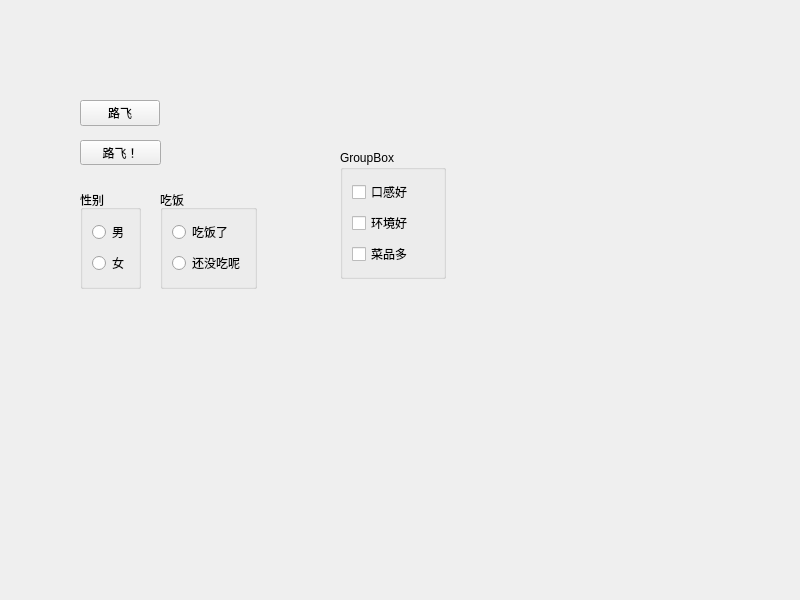
<?xml version="1.0" encoding="UTF-8"?>
<ui version="4.0">
 <class>Widget</class>
 <widget class="QWidget" name="Widget">
  <property name="geometry">
   <rect>
    <x>0</x>
    <y>0</y>
    <width>800</width>
    <height>600</height>
   </rect>
  </property>
  <property name="windowTitle">
   <string>Widget</string>
  </property>
  <widget class="QPushButton" name="pushButton">
   <property name="geometry">
    <rect>
     <x>80</x>
     <y>100</y>
     <width>80</width>
     <height>26</height>
    </rect>
   </property>
   <property name="text">
    <string>路飞</string>
   </property>
   <property name="icon">
    <iconset resource="res.qrc">
     <normaloff>:/img_resc/th1.jpeg</normaloff>:/img_resc/th1.jpeg</iconset>
   </property>
   <property name="iconSize">
    <size>
     <width>20</width>
     <height>20</height>
    </size>
   </property>
  </widget>
  <widget class="QToolButton" name="toolButton">
   <property name="geometry">
    <rect>
     <x>80</x>
     <y>140</y>
     <width>81</width>
     <height>25</height>
    </rect>
   </property>
   <property name="text">
    <string>路飞！</string>
   </property>
   <property name="icon">
    <iconset resource="res.qrc">
     <normaloff>:/img_resc/th.jpeg</normaloff>:/img_resc/th.jpeg</iconset>
   </property>
   <property name="iconSize">
    <size>
     <width>25</width>
     <height>25</height>
    </size>
   </property>
   <property name="toolButtonStyle">
    <enum>Qt::ToolButtonTextBesideIcon</enum>
   </property>
  </widget>
  <widget class="QGroupBox" name="groupBox">
   <property name="geometry">
    <rect>
     <x>80</x>
     <y>190</y>
     <width>61</width>
     <height>99</height>
    </rect>
   </property>
   <property name="title">
    <string>性别</string>
   </property>
   <layout class="QVBoxLayout" name="verticalLayout">
    <item>
     <widget class="QRadioButton" name="Button_man">
      <property name="text">
       <string>男</string>
      </property>
     </widget>
    </item>
    <item>
     <widget class="QRadioButton" name="radioButton_2">
      <property name="text">
       <string>女</string>
      </property>
     </widget>
    </item>
   </layout>
  </widget>
  <widget class="QGroupBox" name="groupBox_2">
   <property name="geometry">
    <rect>
     <x>160</x>
     <y>190</y>
     <width>97</width>
     <height>99</height>
    </rect>
   </property>
   <property name="title">
    <string>吃饭</string>
   </property>
   <layout class="QVBoxLayout" name="verticalLayout_2">
    <item>
     <widget class="QRadioButton" name="radioButton_3">
      <property name="text">
       <string>吃饭了</string>
      </property>
     </widget>
    </item>
    <item>
     <widget class="QRadioButton" name="radioButton_4">
      <property name="text">
       <string>还没吃呢</string>
      </property>
     </widget>
    </item>
   </layout>
  </widget>
  <widget class="QGroupBox" name="groupBox_3">
   <property name="geometry">
    <rect>
     <x>340</x>
     <y>150</y>
     <width>106</width>
     <height>129</height>
    </rect>
   </property>
   <property name="title">
    <string>GroupBox</string>
   </property>
   <layout class="QVBoxLayout" name="verticalLayout_3">
    <item>
     <widget class="QCheckBox" name="checkBox">
      <property name="text">
       <string>口感好</string>
      </property>
     </widget>
    </item>
    <item>
     <widget class="QCheckBox" name="checkBox_3">
      <property name="text">
       <string>环境好</string>
      </property>
     </widget>
    </item>
    <item>
     <widget class="QCheckBox" name="checkBox_2">
      <property name="text">
       <string>菜品多</string>
      </property>
     </widget>
    </item>
   </layout>
  </widget>
 </widget>
 <resources>
  <include location="res.qrc"/>
 </resources>
 <connections/>
</ui>
